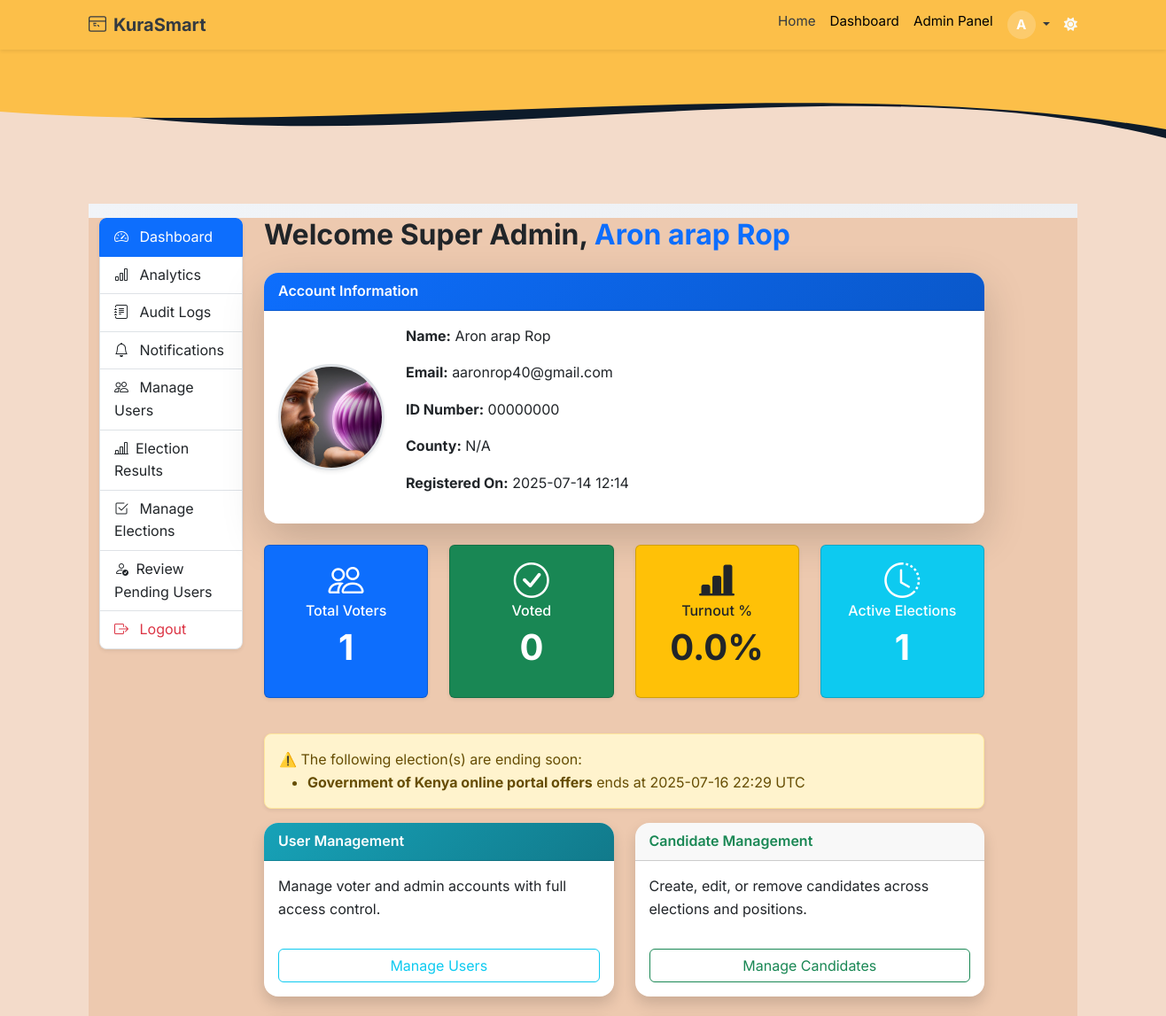
The app's page /admin/dashboard (signed in, upper part), older data.
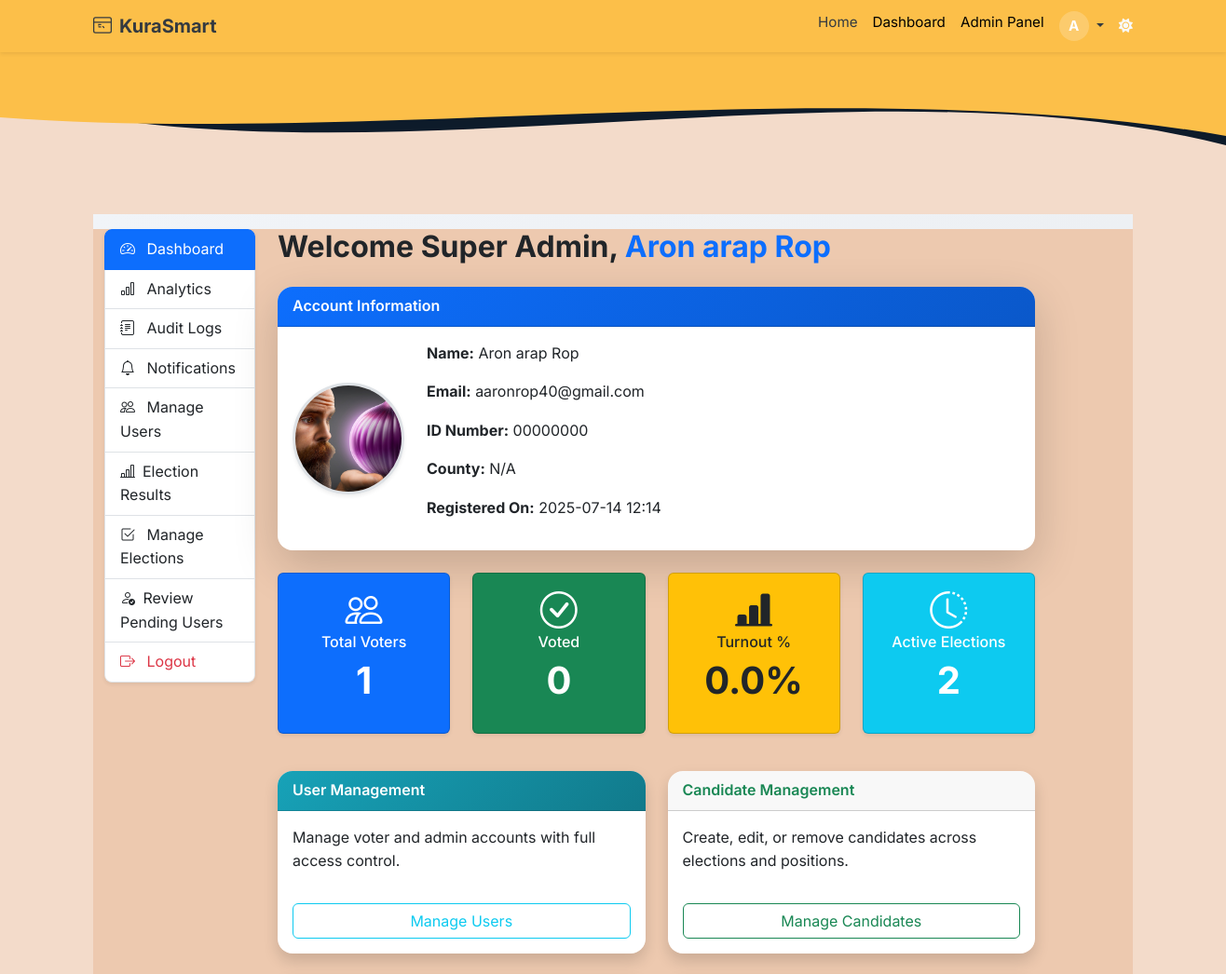
The same page, newer data.
### app/models.py (models this page shows, shortened)
class Election(db.Model):
    __tablename__ = 'election'
    id = db.Column(db.Integer, primary_key=True)
    title = db.Column(db.String(255), nullable=False)
    description = db.Column(db.Text)
    start_date = db.Column(db.DateTime, nullable=False)
    end_date = db.Column(db.DateTime, nullable=False)
    is_active = db.Column(db.Boolean, default=True)
    status = db.Column(db.Enum(ElectionStatusEnum), nullable=False, default=ElectionStatusEnum.INACTIVE)
    created_at = db.Column(db.DateTime, default=datetime.utcnow)
    updated_at = db.Column(db.DateTime, onupdate=func.now())
    deactivated_by = db.Column(db.Integer, db.ForeignKey('users.id'))
    candidates = db.relationship('Candidate', back_populates='election', lazy='select')
    positions = db.relationship('Position', back_populates='election', lazy='select', cascade="all, delete-orphan")
    votes = db.relationship('Vote', back_populates='election', lazy='select')

### app/routes/web_auth.py (the view)
@admin_web_bp.route('/dashboard')
def dashboard():
    form = ProfileImageForm()
    if current_user.is_super_admin or current_user.role == UserRole.admin.value:
        try:
            total_voters = User.query.filter_by(role='voter').count()
            voted_count = db.session.query(Vote.voter_id).distinct().count()
            turnout_percent = round((voted_count / total_voters) * 100, 2) if total_voters else 0
            ongoing_elections = Election.query.filter(Election.status == 'active').all()
            ending_soon = [
                e for e in ongoing_elections
                if e.end_date and e.end_date <= datetime.utcnow() + timedelta(hours=4)
            ]
            return render_template(
                'admin/dashboard.html',
                form=form,
                total_voters=total_voters,
                voted_count=voted_count,
                turnout_percent=turnout_percent,
                ongoing_elections=ongoing_elections,
                ending_soon=ending_soon
            )
        except Exception as e:
            current_app.logger.error(f"Admin dashboard error: {e}")
            flash("Error loading dashboard data.", "danger")
            return redirect(url_for('web_auth.login'))
    elif current_user.role == UserRole.voter.value:
        return render_template('voter/dashboard.html')
    else:
        abort(403)

### app/templates/admin/dashboard.html (shortened to what the changed rows need)
{% extends "base.html" %}
{% block content %}
<div class="admin-dashboard-background py-3">
<div class="container-fluid" data-aos="fade-up" style="background-color: #EDC9AF;">
        <div class="row">
            <div class="col-md-9">
                <h2 class="mb-4 fw-bold">Welcome Super Admin, <span class="text-primary">{{ current_user.full_name }}</span></h2>
                <div class="card shadow-lg mb-4 border-0 rounded-4" data-aos="zoom-in" data-aos-delay="100">
                    <div class="card-header bg-gradient-primary text-white fw-semibold rounded-top-4">Account Information</div>
                    <div class="card-body d-flex flex-column flex-md-row align-items-center gap-4">
                    </div>
                </div>
                <div class="row mb-4">
                <div class="col-md-3 mb-3" data-aos="zoom-in">
                </div>
                <div class="col-md-3 mb-3" data-aos="zoom-in" data-aos-delay="100">
                </div>
                <div class="col-md-3 mb-3" data-aos="zoom-in" data-aos-delay="200">
                </div>
                <div class="col-md-3 mb-3" data-aos="zoom-in" data-aos-delay="300">
                    <div class="card text-white bg-info shadow-sm animated-card-4">
                    <div class="card-body text-center">
                        <i class="bi bi-clock-history display-6 mb-2"></i>
                        <h6 class="card-title">Active Elections</h6>
                        <p class="display-6 fw-bold">{{ ongoing_elections|length }}</p>
                    </div>
                    </div>
                </div>
                </div>
                {% if ending_soon %}
                <div class="alert alert-warning shadow-sm rounded-3" data-aos="fade-in">
                    ⚠️ The following election(s) are ending soon:
                    <ul class="mb-0">
                        {% for e in ending_soon %}
                        <li><strong>{{ e.title }}</strong> ends at {{ e.end_date.strftime('%Y-%m-%d %H:%M') }} UTC</li>
                        {% endfor %}
                    </ul>
                </div>
                {% endif %}
                <div class="row">
                    <div class="col-md-6 mb-4" data-aos="fade-up" data-aos-delay="150">
                    </div>
                    <div class="col-md-6 mb-4" data-aos="fade-up" data-aos-delay="250">
                      </div>
                </div>
            </div>
        </div>
    </div>
</div>
{% endblock %}

Row changes from the older to the newer data that the page shows:
no longer on this page (row edited): Election: title "Government of Kenya online portal offers", end_date "2025-07-16 22:29"
Text that changed along with them:
{{ ongoing_elections|length }}: "1" → "2"
text no longer shown: "⚠️ The following election(s) are ending soon:"
